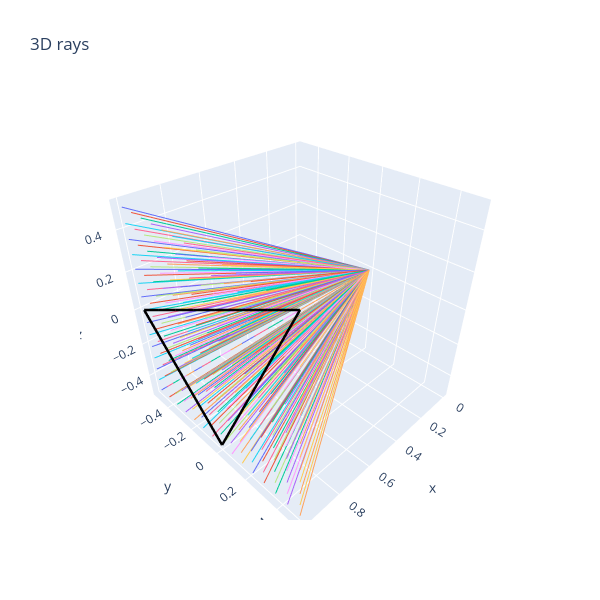
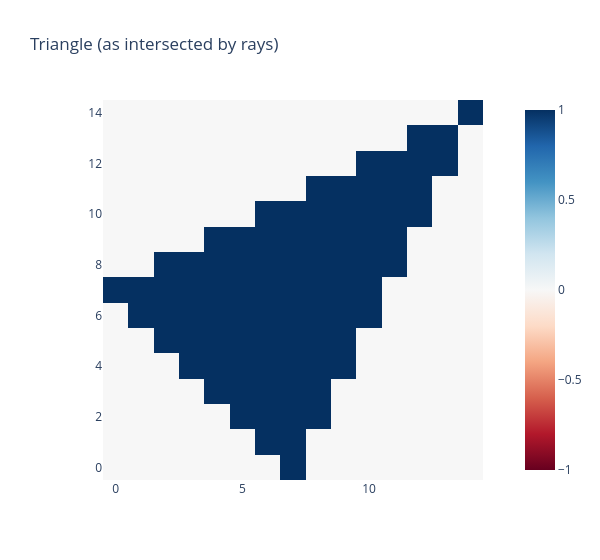

Notebook code for these charts, in order:
### Markdown cell above
### Exercise - implement `raytrace_triangle`

> ```yaml
> Difficulty: 🔴🔴🔴🔴⚪
> Importance: 🔵🔵🔵🔵⚪
> 
> You should spend up to 15-20 minutes on this exercise.
> This is about as hard as `intersect_rays_1d`, although hopefully you should find it more familiar.
> ```

Below, you should implement `raytrace_triangle`, a funtion which checks whether each ray in `ray` intersects a single given triangle.

### Code cell
def raytrace_triangle(
    rays: Float[Tensor, "nrays rayPoints=2 dims=3"],
    triangle: Float[Tensor, "trianglePoints=3 dims=3"],
) -> Bool[Tensor, " nrays"]:
    """
    For each ray, return True if the triangle intersects that ray.
    """
    num_rays = rays.shape[0]

    # Get variables.
    O, D = rays.unbind(dim=1)
    A,B,C = A, B, C = einops.repeat(triangle, "pts dims -> pts repeat dims", repeat=num_rays)
    assert O.shape == (num_rays, 3)

    # Handle mat for Singular edge case.
    mat = t.stack([-1 * D, B-A, C-A], dim=-1)
    assert mat.shape == (num_rays, 3, 3)
    determinants = t.linalg.det(mat)

    is_singular = determinants.abs() < 1e-8
    assert is_singular.shape[0] == num_rays
    mat[is_singular] = t.eye(3)

    # Get params for solve: mat, vec.
    mat = t.stack([-1 * D, B-A, C-A], dim=-1)
    vec = O-A

    # Parse s, u, and v.
    res = t.linalg.solve(mat, vec)
    assert res.shape == (num_rays, 3)
    s,u,v = res.unbind(dim=-1)
    assert s.shape[0] == num_rays

    return (s >= 0) & (u >= 0) & (v >= 0) & (u + v <= 1) & ~is_singular


A = t.tensor([1, 0.0, -0.5])
B = t.tensor([1, -0.5, 0.0])
C = t.tensor([1, 0.5, 0.5])
num_pixels_y = num_pixels_z = 15
y_limit = z_limit = 0.5

# Plot triangle & rays
test_triangle = t.stack([A, B, C], dim=0)
rays2d = make_rays_2d(num_pixels_y, num_pixels_z, y_limit, z_limit)
triangle_lines = t.stack([A, B, C, A, B, C], dim=0).reshape(-1, 2, 3)
render_lines_with_plotly(rays2d, triangle_lines)

# Calculate and display intersections
intersects = raytrace_triangle(rays2d, test_triangle)
img = intersects.reshape(num_pixels_y, num_pixels_z).int()
imshow(img, origin="lower", width=600, title="Triangle (as intersected by rays)")

### Figure 1 — Plotly figure (JSON) as saved in the notebook; plotly's stock layout.template omitted (floating-point values rounded to 4 significant figures)
{"data": [{"mode": "lines", "type": "scatter3d", "x": [0.0, 1.0], "y": [0.0, -0.5], "z": [0.0, -0.5]}, {"mode": "lines", "type": "scatter3d", "x": [0.0, 1.0], "y": [0.0, -0.4286], "z": [0.0, -0.5]}, {"mode": "lines", "type": "scatter3d", "x": [0.0, 1.0], "y": [0.0, -0.3571], "z": [0.0, -0.5]}, {"mode": "lines", "type": "scatter3d", "x": [0.0, 1.0], "y": [0.0, -0.2857], "z": [0.0, -0.5]}, {"mode": "lines", "type": "scatter3d", "x": [0.0, 1.0], "y": [0.0, -0.2143], "z": [0.0, -0.5]}, {"mode": "lines", "type": "scatter3d", "x": [0.0, 1.0], "y": [0.0, -0.1429], "z": [0.0, -0.5]}, {"mode": "lines", "type": "scatter3d", "x": [0.0, 1.0], "y": [0.0, -0.07143], "z": [0.0, -0.5]}, {"mode": "lines", "type": "scatter3d", "x": [0.0, 1.0], "y": [0.0, -2.235e-08], "z": [0.0, -0.5]}, {"mode": "lines", "type": "scatter3d", "x": [0.0, 1.0], "y": [0.0, 0.07143], "z": [0.0, -0.5]}, {"mode": "lines", "type": "scatter3d", "x": [0.0, 1.0], "y": [0.0, 0.1429], "z": [0.0, -0.5]}, {"mode": "lines", "type": "scatter3d", "x": [0.0, 1.0], "y": [0.0, 0.2143], "z": [0.0, -0.5]}, {"mode": "lines", "type": "scatter3d", "x": [0.0, 1.0], "y": [0.0, 0.2857], "z": [0.0, -0.5]}, {"mode": "lines", "type": "scatter3d", "x": [0.0, 1.0], "y": [0.0, 0.3571], "z": [0.0, -0.5]}, {"mode": "lines", "type": "scatter3d", "x": [0.0, 1.0], "y": [0.0, 0.4286], "z": [0.0, -0.5]}, {"mode": "lines", "type": "scatter3d", "x": [0.0, 1.0], "y": [0.0, 0.5], "z": [0.0, -0.5]}, {"mode": "lines", "type": "scatter3d", "x": [0.0, 1.0], "y": [0.0, -0.5], "z": [0.0, -0.4286]}, {"mode": "lines", "type": "scatter3d", "x": [0.0, 1.0], "y": [0.0, -0.4286], "z": [0.0, -0.4286]}, {"mode": "lines", "type": "scatter3d", "x": [0.0, 1.0], "y": [0.0, -0.3571], "z": [0.0, -0.4286]}, {"mode": "lines", "type": "scatter3d", "x": [0.0, 1.0], "y": [0.0, -0.2857], "z": [0.0, -0.4286]}, {"mode": "lines", "type": "scatter3d", "x": [0.0, 1.0], "y": [0.0, -0.2143], "z": [0.0, -0.4286]}, {"mode": "lines", "type": "scatter3d", "x": [0.0, 1.0], "y": [0.0, -0.1429], "z": [0.0, -0.4286]}, {"mode": "lines", "type": "scatter3d", "x": [0.0, 1.0], "y": [0.0, -0.07143], "z": [0.0, -0.4286]}, {"mode": "lines", "type": "scatter3d", "x": [0.0, 1.0], "y": [0.0, -2.235e-08], "z": [0.0, -0.4286]}, {"mode": "lines", "type": "scatter3d", "x": [0.0, 1.0], "y": [0.0, 0.07143], "z": [0.0, -0.4286]}, {"mode": "lines", "type": "scatter3d", "x": [0.0, 1.0], "y": [0.0, 0.1429], "z": [0.0, -0.4286]}, {"mode": "lines", "type": "scatter3d", "x": [0.0, 1.0], "y": [0.0, 0.2143], "z": [0.0, -0.4286]}, {"mode": "lines", "type": "scatter3d", "x": [0.0, 1.0], "y": [0.0, 0.2857], "z": [0.0, -0.4286]}, {"mode": "lines", "type": "scatter3d", "x": [0.0, 1.0], "y": [0.0, 0.3571], "z": [0.0, -0.4286]}, {"mode": "lines", "type": "scatter3d", "x": [0.0, 1.0], "y": [0.0, 0.4286], "z": [0.0, -0.4286]}, {"mode": "lines", "type": "scatter3d", "x": [0.0, 1.0], "y": [0.0, 0.5], "z": [0.0, -0.4286]}, {"mode": "lines", "type": "scatter3d", "x": [0.0, 1.0], "y": [0.0, -0.5], "z": [0.0, -0.3571]}, {"mode": "lines", "type": "scatter3d", "x": [0.0, 1.0], "y": [0.0, -0.4286], "z": [0.0, -0.3571]}, {"mode": "lines", "type": "scatter3d", "x": [0.0, 1.0], "y": [0.0, -0.3571], "z": [0.0, -0.3571]}, {"mode": "lines", "type": "scatter3d", "x": [0.0, 1.0], "y": [0.0, -0.2857], "z": [0.0, -0.3571]}, {"mode": "lines", "type": "scatter3d", "x": [0.0, 1.0], "y": [0.0, -0.2143], "z": [0.0, -0.3571]}, {"mode": "lines", "type": "scatter3d", "x": [0.0, 1.0], "y": [0.0, -0.1429], "z": [0.0, -0.3571]}, {"mode": "lines", "type": "scatter3d", "x": [0.0, 1.0], "y": [0.0, -0.07143], "z": [0.0, -0.3571]}, {"mode": "lines", "type": "scatter3d", "x": [0.0, 1.0], "y": [0.0, -2.235e-08], "z": [0.0, -0.3571]}, {"mode": "lines", "type": "scatter3d", "x": [0.0, 1.0], "y": [0.0, 0.07143], "z": [0.0, -0.3571]}, {"mode": "lines", "type": "scatter3d", "x": [0.0, 1.0], "y": [0.0, 0.1429], "z": [0.0, -0.3571]}, {"mode": "lines", "type": "scatter3d", "x": [0.0, 1.0], "y": [0.0, 0.2143], "z": [0.0, -0.3571]}, {"mode": "lines", "type": "scatter3d", "x": [0.0, 1.0], "y": [0.0, 0.2857], "z": [0.0, -0.3571]}, {"mode": "lines", "type": "scatter3d", "x": [0.0, 1.0], "y": [0.0, 0.3571], "z": [0.0, -0.3571]}, {"mode": "lines", "type": "scatter3d", "x": [0.0, 1.0], "y": [0.0, 0.4286], "z": [0.0, -0.3571]}, {"mode": "lines", "type": "scatter3d", "x": [0.0, 1.0], "y": [0.0, 0.5], "z": [0.0, -0.3571]}, {"mode": "lines", "type": "scatter3d", "x": [0.0, 1.0], "y": [0.0, -0.5], "z": [0.0, -0.2857]}, {"mode": "lines", "type": "scatter3d", "x": [0.0, 1.0], "y": [0.0, -0.4286], "z": [0.0, -0.2857]}, {"mode": "lines", "type": "scatter3d", "x": [0.0, 1.0], "y": [0.0, -0.3571], "z": [0.0, -0.2857]}, {"mode": "lines", "type": "scatter3d", "x": [0.0, 1.0], "y": [0.0, -0.2857], "z": [0.0, -0.2857]}, {"mode": "lines", "type": "scatter3d", "x": [0.0, 1.0], "y": [0.0, -0.2143], "z": [0.0, -0.2857]}, {"mode": "lines", "type": "scatter3d", "x": [0.0, 1.0], "y": [0.0, -0.1429], "z": [0.0, -0.2857]}, {"mode": "lines", "type": "scatter3d", "x": [0.0, 1.0], "y": [0.0, -0.07143], "z": [0.0, -0.2857]}, {"mode": "lines", "type": "scatter3d", "x": [0.0, 1.0], "y": [0.0, -2.235e-08], "z": [0.0, -0.2857]}, {"mode": "lines", "type": "scatter3d", "x": [0.0, 1.0], "y": [0.0, 0.07143], "z": [0.0, -0.2857]}, {"mode": "lines", "type": "scatter3d", "x": [0.0, 1.0], "y": [0.0, 0.1429], "z": [0.0, -0.2857]}, {"mode": "lines", "type": "scatter3d", "x": [0.0, 1.0], "y": [0.0, 0.2143], "z": [0.0, -0.2857]}, {"mode": "lines", "type": "scatter3d", "x": [0.0, 1.0], "y": [0.0, 0.2857], "z": [0.0, -0.2857]}, {"mode": "lines", "type": "scatter3d", "x": [0.0, 1.0], "y": [0.0, 0.3571], "z": [0.0, -0.2857]}, {"mode": "lines", "type": "scatter3d", "x": [0.0, 1.0], "y": [0.0, 0.4286], "z": [0.0, -0.2857]}, {"mode": "lines", "type": "scatter3d", "x": [0.0, 1.0], "y": [0.0, 0.5], "z": [0.0, -0.2857]}, {"mode": "lines", "type": "scatter3d", "x": [0.0, 1.0], "y": [0.0, -0.5], "z": [0.0, -0.2143]}, {"mode": "lines", "type": "scatter3d", "x": [0.0, 1.0], "y": [0.0, -0.4286], "z": [0.0, -0.2143]}, {"mode": "lines", "type": "scatter3d", "x": [0.0, 1.0], "y": [0.0, -0.3571], "z": [0.0, -0.2143]}, {"mode": "lines", "type": "scatter3d", "x": [0.0, 1.0], "y": [0.0, -0.2857], "z": [0.0, -0.2143]}, {"mode": "lines", "type": "scatter3d", "x": [0.0, 1.0], "y": [0.0, -0.2143], "z": [0.0, -0.2143]}, {"mode": "lines", "type": "scatter3d", "x": [0.0, 1.0], "y": [0.0, -0.1429], "z": [0.0, -0.2143]}, {"mode": "lines", "type": "scatter3d", "x": [0.0, 1.0], "y": [0.0, -0.07143], "z": [0.0, -0.2143]}, {"mode": "lines", "type": "scatter3d", "x": [0.0, 1.0], "y": [0.0, -2.235e-08], "z": [0.0, -0.2143]}, {"mode": "lines", "type": "scatter3d", "x": [0.0, 1.0], "y": [0.0, 0.07143], "z": [0.0, -0.2143]}, {"mode": "lines", "type": "scatter3d", "x": [0.0, 1.0], "y": [0.0, 0.1429], "z": [0.0, -0.2143]}, {"mode": "lines", "type": "scatter3d", "x": [0.0, 1.0], "y": [0.0, 0.2143], "z": [0.0, -0.2143]}, {"mode": "lines", "type": "scatter3d", "x": [0.0, 1.0], "y": [0.0, 0.2857], "z": [0.0, -0.2143]}, {"mode": "lines", "type": "scatter3d", "x": [0.0, 1.0], "y": [0.0, 0.3571], "z": [0.0, -0.2143]}, {"mode": "lines", "type": "scatter3d", "x": [0.0, 1.0], "y": [0.0, 0.4286], "z": [0.0, -0.2143]}, {"mode": "lines", "type": "scatter3d", "x": [0.0, 1.0], "y": [0.0, 0.5], "z": [0.0, -0.2143]}, {"mode": "lines", "type": "scatter3d", "x": [0.0, 1.0], "y": [0.0, -0.5], "z": [0.0, -0.1429]}, {"mode": "lines", "type": "scatter3d", "x": [0.0, 1.0], "y": [0.0, -0.4286], "z": [0.0, -0.1429]}, {"mode": "lines", "type": "scatter3d", "x": [0.0, 1.0], "y": [0.0, -0.3571], "z": [0.0, -0.1429]}, {"mode": "lines", "type": "scatter3d", "x": [0.0, 1.0], "y": [0.0, -0.2857], "z": [0.0, -0.1429]}, {"mode": "lines", "type": "scatter3d", "x": [0.0, 1.0], "y": [0.0, -0.2143], "z": [0.0, -0.1429]}, {"mode": "lines", "type": "scatter3d", "x": [0.0, 1.0], "y": [0.0, -0.1429], "z": [0.0, -0.1429]}, {"mode": "lines", "type": "scatter3d", "x": [0.0, 1.0], "y": [0.0, -0.07143], "z": [0.0, -0.1429]}, {"mode": "lines", "type": "scatter3d", "x": [0.0, 1.0], "y": [0.0, -2.235e-08], "z": [0.0, -0.1429]}, {"mode": "lines", "type": "scatter3d", "x": [0.0, 1.0], "y": [0.0, 0.07143], "z": [0.0, -0.1429]}, {"mode": "lines", "type": "scatter3d", "x": [0.0, 1.0], "y": [0.0, 0.1429], "z": [0.0, -0.1429]}, {"mode": "lines", "type": "scatter3d", "x": [0.0, 1.0], "y": [0.0, 0.2143], "z": [0.0, -0.1429]}, {"mode": "lines", "type": "scatter3d", "x": [0.0, 1.0], "y": [0.0, 0.2857], "z": [0.0, -0.1429]}, {"mode": "lines", "type": "scatter3d", "x": [0.0, 1.0], "y": [0.0, 0.3571], "z": [0.0, -0.1429]}, {"mode": "lines", "type": "scatter3d", "x": [0.0, 1.0], "y": [0.0, 0.4286], "z": [0.0, -0.1429]}, {"mode": "lines", "type": "scatter3d", "x": [0.0, 1.0], "y": [0.0, 0.5], "z": [0.0, -0.1429]}, {"mode": "lines", "type": "scatter3d", "x": [0.0, 1.0], "y": [0.0, -0.5], "z": [0.0, -0.07143]}, {"mode": "lines", "type": "scatter3d", "x": [0.0, 1.0], "y": [0.0, -0.4286], "z": [0.0, -0.07143]}, {"mode": "lines", "type": "scatter3d", "x": [0.0, 1.0], "y": [0.0, -0.3571], "z": [0.0, -0.07143]}, {"mode": "lines", "type": "scatter3d", "x": [0.0, 1.0], "y": [0.0, -0.2857], "z": [0.0, -0.07143]}, {"mode": "lines", "type": "scatter3d", "x": [0.0, 1.0], "y": [0.0, -0.2143], "z": [0.0, -0.07143]}, {"mode": "lines", "type": "scatter3d", "x": [0.0, 1.0], "y": [0.0, -0.1429], "z": [0.0, -0.07143]}, {"mode": "lines", "type": "scatter3d", "x": [0.0, 1.0], "y": [0.0, -0.07143], "z": [0.0, -0.07143]}, {"mode": "lines", "type": "scatter3d", "x": [0.0, 1.0], "y": [0.0, -2.235e-08], "z": [0.0, -0.07143]}, {"mode": "lines", "type": "scatter3d", "x": [0.0, 1.0], "y": [0.0, 0.07143], "z": [0.0, -0.07143]}, {"mode": "lines", "type": "scatter3d", "x": [0.0, 1.0], "y": [0.0, 0.1429], "z": [0.0, -0.07143]}, {"mode": "lines", "type": "scatter3d", "x": [0.0, 1.0], "y": [0.0, 0.2143], "z": [0.0, -0.07143]}, {"mode": "lines", "type": "scatter3d", "x": [0.0, 1.0], "y": [0.0, 0.2857], "z": [0.0, -0.07143]}, {"mode": "lines", "type": "scatter3d", "x": [0.0, 1.0], "y": [0.0, 0.3571], "z": [0.0, -0.07143]}, {"mode": "lines", "type": "scatter3d", "x": [0.0, 1.0], "y": [0.0, 0.4286], "z": [0.0, -0.07143]}, {"mode": "lines", "type": "scatter3d", "x": [0.0, 1.0], "y": [0.0, 0.5], "z": [0.0, -0.07143]}, {"mode": "lines", "type": "scatter3d", "x": [0.0, 1.0], "y": [0.0, -0.5], "z": [0.0, -2.235e-08]}, {"mode": "lines", "type": "scatter3d", "x": [0.0, 1.0], "y": [0.0, -0.4286], "z": [0.0, -2.235e-08]}, {"mode": "lines", "type": "scatter3d", "x": [0.0, 1.0], "y": [0.0, -0.3571], "z": [0.0, -2.235e-08]}, {"mode": "lines", "type": "scatter3d", "x": [0.0, 1.0], "y": [0.0, -0.2857], "z": [0.0, -2.235e-08]}, {"mode": "lines", "type": "scatter3d", "x": [0.0, 1.0], "y": [0.0, -0.2143], "z": [0.0, -2.235e-08]}, {"mode": "lines", "type": "scatter3d", "x": [0.0, 1.0], "y": [0.0, -0.1429], "z": [0.0, -2.235e-08]}, {"mode": "lines", "type": "scatter3d", "x": [0.0, 1.0], "y": [0.0, -0.07143], "z": [0.0, -2.235e-08]}, {"mode": "lines", "type": "scatter3d", "x": [0.0, 1.0], "y": [0.0, -2.235e-08], "z": [0.0, -2.235e-08]}, {"mode": "lines", "type": "scatter3d", "x": [0.0, 1.0], "y": [0.0, 0.07143], "z": [0.0, -2.235e-08]}, {"mode": "lines", "type": "scatter3d", "x": [0.0, 1.0], "y": [0.0, 0.1429], "z": [0.0, -2.235e-08]}, {"mode": "lines", "type": "scatter3d", "x": [0.0, 1.0], "y": [0.0, 0.2143], "z": [0.0, -2.235e-08]}, {"mode": "lines", "type": "scatter3d", "x": [0.0, 1.0], "y": [0.0, 0.2857], "z": [0.0, -2.235e-08]}, {"mode": "lines", "type": "scatter3d", "x": [0.0, 1.0], "y": [0.0, 0.3571], "z": [0.0, -2.235e-08]}, {"mode": "lines", "type": "scatter3d", "x": [0.0, 1.0], "y": [0.0, 0.4286], "z": [0.0, -2.235e-08]}, {"mode": "lines", "type": "scatter3d", "x": [0.0, 1.0], "y": [0.0, 0.5], "z": [0.0, -2.235e-08]}, {"mode": "lines", "type": "scatter3d", "x": [0.0, 1.0], "y": [0.0, -0.5], "z": [0.0, 0.07143]}, {"mode": "lines", "type": "scatter3d", "x": [0.0, 1.0], "y": [0.0, -0.4286], "z": [0.0, 0.07143]}, {"mode": "lines", "type": "scatter3d", "x": [0.0, 1.0], "y": [0.0, -0.3571], "z": [0.0, 0.07143]}, {"mode": "lines", "type": "scatter3d", "x": [0.0, 1.0], "y": [0.0, -0.2857], "z": [0.0, 0.07143]}, {"mode": "lines", "type": "scatter3d", "x": [0.0, 1.0], "y": [0.0, -0.2143], "z": [0.0, 0.07143]}, {"mode": "lines", "type": "scatter3d", "x": [0.0, 1.0], "y": [0.0, -0.1429], "z": [0.0, 0.07143]}, {"mode": "lines", "type": "scatter3d", "x": [0.0, 1.0], "y": [0.0, -0.07143], "z": [0.0, 0.07143]}, {"mode": "lines", "type": "scatter3d", "x": [0.0, 1.0], "y": [0.0, -2.235e-08], "z": [0.0, 0.07143]}, {"mode": "lines", "type": "scatter3d", "x": [0.0, 1.0], "y": [0.0, 0.07143], "z": [0.0, 0.07143]}, {"mode": "lines", "type": "scatter3d", "x": [0.0, 1.0], "y": [0.0, 0.1429], "z": [0.0, 0.07143]}, {"mode": "lines", "type": "scatter3d", "x": [0.0, 1.0], "y": [0.0, 0.2143], "z": [0.0, 0.07143]}, {"mode": "lines", "type": "scatter3d", "x": [0.0, 1.0], "y": [0.0, 0.2857], "z": [0.0, 0.07143]}, {"mode": "lines", "type": "scatter3d", "x": [0.0, 1.0], "y": [0.0, 0.3571], "z": [0.0, 0.07143]}, {"mode": "lines", "type": "scatter3d", "x": [0.0, 1.0], "y": [0.0, 0.4286], "z": [0.0, 0.07143]}, {"mode": "lines", "type": "scatter3d", "x": [0.0, 1.0], "y": [0.0, 0.5], "z": [0.0, 0.07143]}, {"mode": "lines", "type": "scatter3d", "x": [0.0, 1.0], "y": [0.0, -0.5], "z": [0.0, 0.1429]}, {"mode": "lines", "type": "scatter3d", "x": [0.0, 1.0], "y": [0.0, -0.4286], "z": [0.0, 0.1429]}, {"mode": "lines", "type": "scatter3d", "x": [0.0, 1.0], "y": [0.0, -0.3571], "z": [0.0, 0.1429]}, {"mode": "lines", "type": "scatter3d", "x": [0.0, 1.0], "y": [0.0, -0.2857], "z": [0.0, 0.1429]}, {"mode": "lines", "type": "scatter3d", "x": [0.0, 1.0], "y": [0.0, -0.2143], "z": [0.0, 0.1429]}, {"mode": "lines", "type": "scatter3d", "x": [0.0, 1.0], "y": [0.0, -0.1429], "z": [0.0, 0.1429]}, {"mode": "lines", "type": "scatter3d", "x": [0.0, 1.0], "y": [0.0, -0.07143], "z": [0.0, 0.1429]}, {"mode": "lines", "type": "scatter3d", "x": [0.0, 1.0], "y": [0.0, -2.235e-08], "z": [0.0, 0.1429]}, {"mode": "lines", "type": "scatter3d", "x": [0.0, 1.0], "y": [0.0, 0.07143], "z": [0.0, 0.1429]}, {"mode": "lines", "type": "scatter3d", "x": [0.0, 1.0], "y": [0.0, 0.1429], "z": [0.0, 0.1429]}, {"mode": "lines", "type": "scatter3d", "x": [0.0, 1.0], "y": [0.0, 0.2143], "z": [0.0, 0.1429]}, {"mode": "lines", "type": "scatter3d", "x": [0.0, 1.0], "y": [0.0, 0.2857], "z": [0.0, 0.1429]}, {"mode": "lines", "type": "scatter3d", "x": [0.0, 1.0], "y": [0.0, 0.3571], "z": [0.0, 0.1429]}, {"mode": "lines", "type": "scatter3d", "x": [0.0, 1.0], "y": [0.0, 0.4286], "z": [0.0, 0.1429]}, {"mode": "lines", "type": "scatter3d", "x": [0.0, 1.0], "y": [0.0, 0.5], "z": [0.0, 0.1429]}, {"mode": "lines", "type": "scatter3d", "x": [0.0, 1.0], "y": [0.0, -0.5], "z": [0.0, 0.2143]}, {"mode": "lines", "type": "scatter3d", "x": [0.0, 1.0], "y": [0.0, -0.4286], "z": [0.0, 0.2143]}, {"mode": "lines", "type": "scatter3d", "x": [0.0, 1.0], "y": [0.0, -0.3571], "z": [0.0, 0.2143]}, {"mode": "lines", "type": "scatter3d", "x": [0.0, 1.0], "y": [0.0, -0.2857], "z": [0.0, 0.2143]}, {"mode": "lines", "type": "scatter3d", "x": [0.0, 1.0], "y": [0.0, -0.2143], "z": [0.0, 0.2143]}, {"mode": "lines", "type": "scatter3d", "x": [0.0, 1.0], "y": [0.0, -0.1429], "z": [0.0, 0.2143]}, {"mode": "lines", "type": "scatter3d", "x": [0.0, 1.0], "y": [0.0, -0.07143], "z": [0.0, 0.2143]}, {"mode": "lines", "type": "scatter3d", "x": [0.0, 1.0], "y": [0.0, -2.235e-08], "z": [0.0, 0.2143]}, {"mode": "lines", "type": "scatter3d", "x": [0.0, 1.0], "y": [0.0, 0.07143], "z": [0.0, 0.2143]}, {"mode": "lines", "type": "scatter3d", "x": [0.0, 1.0], "y": [0.0, 0.1429], "z": [0.0, 0.2143]}, {"mode": "lines", "type": "scatter3d", "x": [0.0, 1.0], "y": [0.0, 0.2143], "z": [0.0, 0.2143]}, {"mode": "lines", "type": "scatter3d", "x": [0.0, 1.0], "y": [0.0, 0.2857], "z": [0.0, 0.2143]}, {"mode": "lines", "type": "scatter3d", "x": [0.0, 1.0], "y": [0.0, 0.3571], "z": [0.0, 0.2143]}, {"mode": "lines", "type": "scatter3d", "x": [0.0, 1.0], "y": [0.0, 0.4286], "z": [0.0, 0.2143]}, {"mode": "lines", "type": "scatter3d", "x": [0.0, 1.0], "y": [0.0, 0.5], "z": [0.0, 0.2143]}, {"mode": "lines", "type": "scatter3d", "x": [0.0, 1.0], "y": [0.0, -0.5], "z": [0.0, 0.2857]}, {"mode": "lines", "type": "scatter3d", "x": [0.0, 1.0], "y": [0.0, -0.4286], "z": [0.0, 0.2857]}, {"mode": "lines", "type": "scatter3d", "x": [0.0, 1.0], "y": [0.0, -0.3571], "z": [0.0, 0.2857]}, {"mode": "lines", "type": "scatter3d", "x": [0.0, 1.0], "y": [0.0, -0.2857], "z": [0.0, 0.2857]}, {"mode": "lines", "type": "scatter3d", "x": [0.0, 1.0], "y": [0.0, -0.2143], "z": [0.0, 0.2857]}, {"mode": "lines", "type": "scatter3d", "x": [0.0, 1.0], "y": [0.0, -0.1429], "z": [0.0, 0.2857]}, {"mode": "lines", "type": "scatter3d", "x": [0.0, 1.0], "y": [0.0, -0.07143], "z": [0.0, 0.2857]}, {"mode": "lines", "type": "scatter3d", "x": [0.0, 1.0], "y": [0.0, -2.235e-08], "z": [0.0, 0.2857]}, {"mode": "lines", "type": "scatter3d", "x": [0.0, 1.0], "y": [0.0, 0.07143], "z": [0.0, 0.2857]}, {"mode": "lines", "type": "scatter3d", "x": [0.0, 1.0], "y": [0.0, 0.1429], "z": [0.0, 0.2857]}, {"mode": "lines", "type": "scatter3d", "x": [0.0, 1.0], "y": [0.0, 0.2143], "z": [0.0, 0.2857]}, {"mode": "lines", "type": "scatter3d", "x": [0.0, 1.0], "y": [0.0, 0.2857], "z": [0.0, 0.2857]}, {"mode": "lines", "type": "scatter3d", "x": [0.0, 1.0], "y": [0.0, 0.3571], "z": [0.0, 0.2857]}, {"mode": "lines", "type": "scatter3d", "x": [0.0, 1.0], "y": [0.0, 0.4286], "z": [0.0, 0.2857]}, {"mode": "lines", "type": "scatter3d", "x": [0.0, 1.0], "y": [0.0, 0.5], "z": [0.0, 0.2857]}, {"mode": "lines", "type": "scatter3d", "x": [0.0, 1.0], "y": [0.0, -0.5], "z": [0.0, 0.3571]}, {"mode": "lines", "type": "scatter3d", "x": [0.0, 1.0], "y": [0.0, -0.4286], "z": [0.0, 0.3571]}, {"mode": "lines", "type": "scatter3d", "x": [0.0, 1.0], "y": [0.0, -0.3571], "z": [0.0, 0.3571]}, {"mode": "lines", "type": "scatter3d", "x": [0.0, 1.0], "y": [0.0, -0.2857], "z": [0.0, 0.3571]}, {"mode": "lines", "type": "scatter3d", "x": [0.0, 1.0], "y": [0.0, -0.2143], "z": [0.0, 0.3571]}, {"mode": "lines", "type": "scatter3d", "x": [0.0, 1.0], "y": [0.0, -0.1429], "z": [0.0, 0.3571]}, {"mode": "lines", "type": "scatter3d", "x": [0.0, 1.0], "y": [0.0, -0.07143], "z": [0.0, 0.3571]}, {"mode": "lines", "type": "scatter3d", "x": [0.0, 1.0], "y": [0.0, -2.235e-08], "z": [0.0, 0.3571]}, {"mode": "lines", "type": "scatter3d", "x": [0.0, 1.0], "y": [0.0, 0.07143], "z": [0.0, 0.3571]}, {"mode": "lines", "type": "scatter3d", "x": [0.0, 1.0], "y": [0.0, 0.1429], "z": [0.0, 0.3571]}, {"mode": "lines", "type": "scatter3d", "x": [0.0, 1.0], "y": [0.0, 0.2143], "z": [0.0, 0.3571]}, {"mode": "lines", "type": "scatter3d", "x": [0.0, 1.0], "y": [0.0, 0.2857], "z": [0.0, 0.3571]}, {"mode": "lines", "type": "scatter3d", "x": [0.0, 1.0], "y": [0.0, 0.3571], "z": [0.0, 0.3571]}, {"mode": "lines", "type": "scatter3d", "x": [0.0, 1.0], "y": [0.0, 0.4286], "z": [0.0, 0.3571]}, {"mode": "lines", "type": "scatter3d", "x": [0.0, 1.0], "y": [0.0, 0.5], "z": [0.0, 0.3571]}, {"mode": "lines", "type": "scatter3d", "x": [0.0, 1.0], "y": [0.0, -0.5], "z": [0.0, 0.4286]}, {"mode": "lines", "type": "scatter3d", "x": [0.0, 1.0], "y": [0.0, -0.4286], "z": [0.0, 0.4286]}, {"mode": "lines", "type": "scatter3d", "x": [0.0, 1.0], "y": [0.0, -0.3571], "z": [0.0, 0.4286]}, {"mode": "lines", "type": "scatter3d", "x": [0.0, 1.0], "y": [0.0, -0.2857], "z": [0.0, 0.4286]}, {"mode": "lines", "type": "scatter3d", "x": [0.0, 1.0], "y": [0.0, -0.2143], "z": [0.0, 0.4286]}, {"mode": "lines", "type": "scatter3d", "x": [0.0, 1.0], "y": [0.0, -0.1429], "z": [0.0, 0.4286]}, {"mode": "lines", "type": "scatter3d", "x": [0.0, 1.0], "y": [0.0, -0.07143], "z": [0.0, 0.4286]}, {"mode": "lines", "type": "scatter3d", "x": [0.0, 1.0], "y": [0.0, -2.235e-08], "z": [0.0, 0.4286]}, {"mode": "lines", "type": "scatter3d", "x": [0.0, 1.0], "y": [0.0, 0.07143], "z": [0.0, 0.4286]}, {"mode": "lines", "type": "scatter3d", "x": [0.0, 1.0], "y": [0.0, 0.1429], "z": [0.0, 0.4286]}, {"mode": "lines", "type": "scatter3d", "x": [0.0, 1.0], "y": [0.0, 0.2143], "z": [0.0, 0.4286]}, {"mode": "lines", "type": "scatter3d", "x": [0.0, 1.0], "y": [0.0, 0.2857], "z": [0.0, 0.4286]}, {"mode": "lines", "type": "scatter3d", "x": [0.0, 1.0], "y": [0.0, 0.3571], "z": [0.0, 0.4286]}, {"mode": "lines", "type": "scatter3d", "x": [0.0, 1.0], "y": [0.0, 0.4286], "z": [0.0, 0.4286]}, {"mode": "lines", "type": "scatter3d", "x": [0.0, 1.0], "y": [0.0, 0.5], "z": [0.0, 0.4286]}, {"mode": "lines", "type": "scatter3d", "x": [0.0, 1.0], "y": [0.0, -0.5], "z": [0.0, 0.5]}, {"mode": "lines", "type": "scatter3d", "x": [0.0, 1.0], "y": [0.0, -0.4286], "z": [0.0, 0.5]}, {"mode": "lines", "type": "scatter3d", "x": [0.0, 1.0], "y": [0.0, -0.3571], "z": [0.0, 0.5]}, {"mode": "lines", "type": "scatter3d", "x": [0.0, 1.0], "y": [0.0, -0.2857], "z": [0.0, 0.5]}, {"mode": "lines", "type": "scatter3d", "x": [0.0, 1.0], "y": [0.0, -0.2143], "z": [0.0, 0.5]}, {"mode": "lines", "type": "scatter3d", "x": [0.0, 1.0], "y": [0.0, -0.1429], "z": [0.0, 0.5]}, {"mode": "lines", "type": "scatter3d", "x": [0.0, 1.0], "y": [0.0, -0.07143], "z": [0.0, 0.5]}, {"mode": "lines", "type": "scatter3d", "x": [0.0, 1.0], "y": [0.0, -2.235e-08], "z": [0.0, 0.5]}, {"mode": "lines", "type": "scatter3d", "x": [0.0, 1.0], "y": [0.0, 0.07143], "z": [0.0, 0.5]}, {"mode": "lines", "type": "scatter3d", "x": [0.0, 1.0], "y": [0.0, 0.1429], "z": [0.0, 0.5]}, {"mode": "lines", "type": "scatter3d", "x": [0.0, 1.0], "y": [0.0, 0.2143], "z": [0.0, 0.5]}, {"mode": "lines", "type": "scatter3d", "x": [0.0, 1.0], "y": [0.0, 0.2857], "z": [0.0, 0.5]}, {"mode": "lines", "type": "scatter3d", "x": [0.0, 1.0], "y": [0.0, 0.3571], "z": [0.0, 0.5]}, {"mode": "lines", "type": "scatter3d", "x": [0.0, 1.0], "y": [0.0, 0.4286], "z": [0.0, 0.5]}, {"mode": "lines", "type": "scatter3d", "x": [0.0, 1.0], "y": [0.0, 0.5], "z": [0.0, 0.5]}, {"line": {"color": "black", "width": 5}, "mode": "lines", "type": "scatter3d", "x": [1.0, 1.0], "y": [0.0, -0.5], "z": [-0.5, 0.0]}, {"line": {"color": "black", "width": 5}, "mode": "lines", "type": "scatter3d", "x": [1.0, 1.0], "y": [0.5, 0.0], "z": [0.5, -0.5]}, {"line": {"color": "black", "width": 5}, "mode": "lines", "type": "scatter3d", "x": [1.0, 1.0], "y": [-0.5, 0.5], "z": [0.0, 0.5]}], "layout": {"height": 600, "showlegend": false, "title": {"text": "3D rays"}, "width": 600}}

### Figure 2 — Plotly figure (JSON) as saved in the notebook; plotly's stock layout.template omitted (floating-point values rounded to 4 significant figures; data arrays with more than 128 entries replaced by an {"elided": "..."} marker saying what was removed)
{"data": [{"coloraxis": "coloraxis", "hovertemplate": "x: %{x}<br>y: %{y}<br>color: %{z}<extra></extra>", "name": "0", "type": "heatmap", "xaxis": "x", "yaxis": "y", "z": {"elided": "15x15 int values"}}], "layout": {"coloraxis": {"cmid": 0, "colorscale": [[0, "rgb(103,0,31)"], [0.1, "rgb(178,24,43)"], [0.2, "rgb(214,96,77)"], [0.3, "rgb(244,165,130)"], [0.4, "rgb(253,219,199)"], [0.5, "rgb(247,247,247)"], [0.6, "rgb(209,229,240)"], [0.7, "rgb(146,197,222)"], [0.8, "rgb(67,147,195)"], [0.9, "rgb(33,102,172)"], [1, "rgb(5,48,97)"]]}, "title": {"text": "Triangle (as intersected by rays)"}, "width": 600, "xaxis": {"anchor": "y", "constrain": "domain", "domain": [0, 1], "scaleanchor": "y"}, "yaxis": {"anchor": "x", "autorange": true, "constrain": "domain", "domain": [0, 1]}}}
